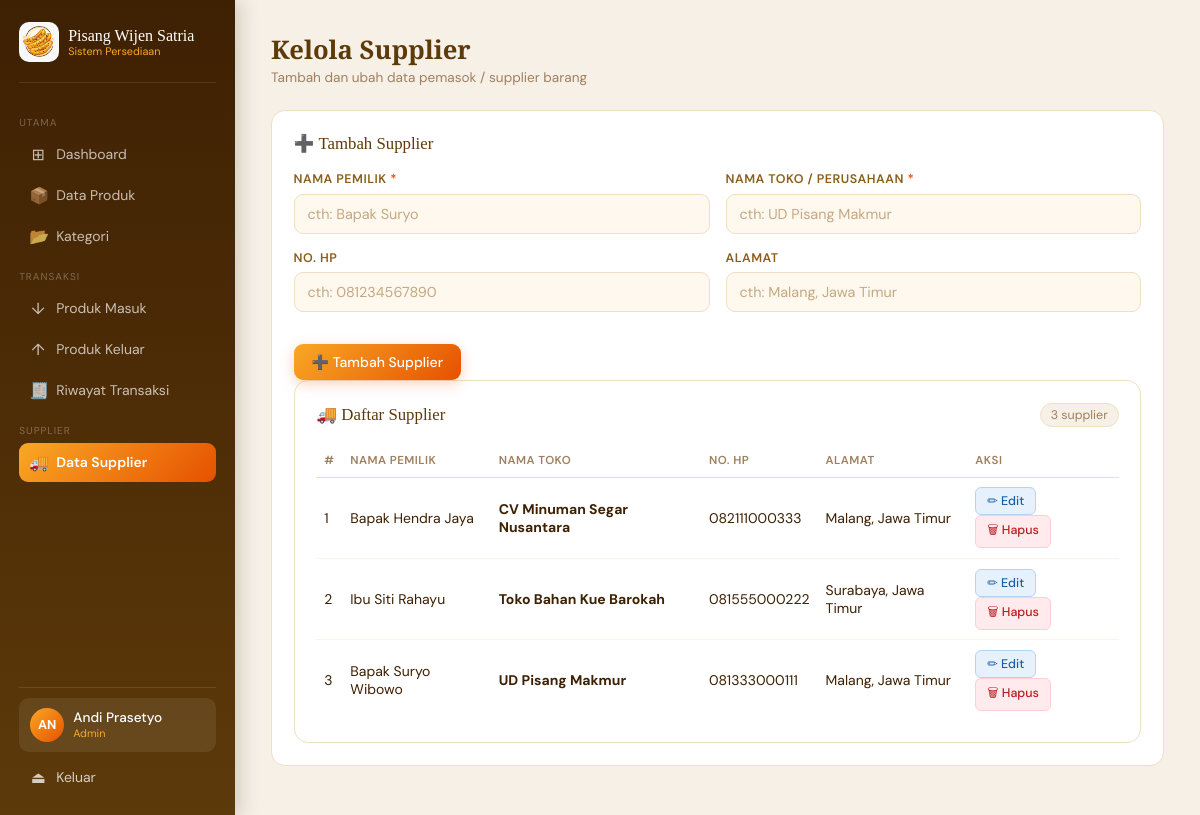
The app's page /kelola_supplier.php (signed in) with its own data.
### tables this page shows
CREATE TABLE `supplier` (
  `id_supplier` int(11) NOT NULL,
  `nama_supplier` varchar(50) NOT NULL,
  `nama_toko` varchar(50) NOT NULL,
  `alamat` varchar(125) NOT NULL,
  `no_hp` varchar(15) NOT NULL,
  `username_supp` varchar(50) NOT NULL,
  `pass_supp` varchar(50) NOT NULL
);

### kelola_supplier.php (the view, shortened to what this page needs)
<?php
require_once 'koneksi.php';
$edit_data = null;
$supp_list = mysqli_query($koneksi, "SELECT * FROM supplier ORDER BY nama_toko ASC");
include 'header_nav.php';
?>
<div class="page-head">
  <div>
    <h1 class="page-title">Kelola Supplier</h1>
    <p class="page-sub">Tambah dan ubah data pemasok / supplier barang</p>
  </div>
</div>
<div class="card mb">
  <div class="card-head">
    <span class="card-title"><?= $edit_data ? '✏️ Edit Supplier' : '➕ Tambah Supplier' ?></span>
  </div>
  <form method="POST" action="kelola_supplier.php">
    <div class="form-grid">
      <div class="form-group">
        <label class="form-label">Nama Pemilik <span class="req">*</span></label>
        <input class="form-input" type="text" name="nama_supplier" required
               placeholder="cth: Bapak Suryo"
               value="<?= htmlspecialchars($edit_data['nama_supplier'] ?? '') ?>">
      </div>
      <div class="form-group">
        <label class="form-label">Nama Toko / Perusahaan <span class="req">*</span></label>
        <input class="form-input" type="text" name="nama_toko" required
               placeholder="cth: UD Pisang Makmur"
               value="<?= htmlspecialchars($edit_data['nama_toko'] ?? '') ?>">
      </div>
      <div class="form-group">
        <label class="form-label">No. HP</label>
        <input class="form-input" type="text" name="no_hp"
               placeholder="cth: 081234567890"
               value="<?= htmlspecialchars($edit_data['no_hp'] ?? '') ?>">
      </div>
      <div class="form-group">
        <label class="form-label">Alamat</label>
        <input class="form-input" type="text" name="alamat"
               placeholder="cth: Malang, Jawa Timur"
               value="<?= htmlspecialchars($edit_data['alamat'] ?? '') ?>">
    </div>
    <div style="margin-top:1rem">
      <button type="submit" class="btn btn-utama">
        <?= $edit_data ? '💾 Simpan Perubahan' : '➕ Tambah Supplier' ?>
      </button>
    </div>
  </form>
</div>
<div class="card">
  <div class="card-head">
    <span class="card-title">🚚 Daftar Supplier</span>
    <span class="badge-count"><?= mysqli_num_rows($supp_list) ?> supplier</span>
  </div>
  <div class="table-wrap">
  <table>
    <thead>
      <tr><th>#</th><th>Nama Pemilik</th><th>Nama Toko</th><th>No. HP</th><th>Alamat</th><th>Aksi</th></tr>
    </thead>
    <tbody>
      <?php $no=1; while ($s = mysqli_fetch_assoc($supp_list)): ?>
      <tr>
        <td><?= $no++ ?></td>
        <td><?= htmlspecialchars($s['nama_supplier']) ?></td>
        <td><strong><?= htmlspecialchars($s['nama_toko']) ?></strong></td>
        <td><?= htmlspecialchars($s['no_hp']) ?></td>
        <td><?= htmlspecialchars($s['alamat']) ?></td>
        <td>
          <a href="kelola_supplier.php?edit=<?= $s['id_supplier'] ?>" class="btn btn-kecil btn-biru">✏ Edit</a>
          <a href="kelola_supplier.php?hapus=<?= $s['id_supplier'] ?>"
             class="btn btn-kecil btn-merah"
             onclick="return confirm('Yakin hapus supplier ini?')">🗑 Hapus</a>
        </td>
      </tr>
      <?php endwhile; ?>
    </tbody>
  </table>
  </div>
</div>
<?php include 'footer_nav.php'; ?>

### header_nav.php (style rules this page uses)
*, *::before, *::after { margin:0; padding:0; box-sizing:border-box; }
:root { --kuning:#F9A825; --oranye:#E65100; --coklat:#5D3A0A; --coklat-tua:#3E2003; --muda:#9E8060; --krem:#FFF8EE; --border:#EFE0C4; }
body { font-family:'DM Sans',sans-serif; background:#F7F0E6; color:var(--coklat-tua); min-height:100vh; }
.page-head { display:flex; align-items:center; justify-content:space-between; margin-bottom:1.5rem; }
.page-title { font-family:'Playfair Display',serif; font-size:1.6rem; color:var(--coklat); }
.page-sub { font-size:.85rem; color:var(--muda); margin-top:2px; }
.card { background:#fff; border-radius:14px; padding:1.35rem; border:1px solid var(--border); }
.card.mb { margin-bottom:1.25rem; }
.card-head { display:flex; align-items:center; justify-content:space-between; margin-bottom:1.1rem; flex-wrap:wrap; gap:8px; }
.card-title { font-family:'Playfair Display',serif; font-size:1.05rem; color:var(--coklat); }
.badge-count { background:#F7F0E6; border:1px solid var(--border); padding:3px 10px; border-radius:20px; font-size:.78rem; color:var(--muda); }
.form-grid { display:grid; grid-template-columns:1fr 1fr; gap:1rem; }
.form-group { display:flex; flex-direction:column; }
.form-label { font-size:.78rem; font-weight:600; color:#8B5E1A; text-transform:uppercase; letter-spacing:.04em; margin-bottom:.4rem; }
.form-input { padding:10px 13px; border:1.5px solid var(--border); border-radius:9px; font-family:'DM Sans',sans-serif; font-size:.9rem; color:var(--coklat-tua); background:var(--krem); outline:none; transition:border-color .2s, box-shadow .2s; width:100%; }
.form-input::placeholder { color:#C4A882; }
.req { color:var(--oranye); }
.btn { display:inline-flex; align-items:center; gap:5px; padding:9px 18px; border-radius:9px; font-family:'DM Sans',sans-serif; font-size:.875rem; font-weight:500; cursor:pointer; border:none; text-decoration:none; transition:all .18s; white-space:nowrap; }
.btn-utama { background:linear-gradient(135deg,var(--kuning),var(--oranye)); color:#fff; box-shadow:0 4px 14px rgba(230,81,0,.25); }
.btn-kecil { padding:5px 11px; font-size:.78rem; border-radius:6px; }
.btn-biru { background:#E6F1FB; color:#185FA5; border:1px solid #B5D4F4; }
.btn-merah { background:#FFEBEE; color:#B71C1C; border:1px solid #FFCDD2; }
.table-wrap { overflow-x:auto; }
table { width:100%; border-collapse:collapse; min-width:500px; }
th { font-size:.72rem; text-transform:uppercase; letter-spacing:.04em; color:var(--muda); font-weight:600; padding:.55rem .5rem; text-align:left; border-bottom:1.5px solid var(--border); white-space:nowrap; }
td { padding:.6rem .5rem; font-size:.875rem; border-bottom:1px solid #FAF4E8; vertical-align:middle; }
tr:last-child td { border-bottom:none; }

### records on screen
supplier: nama_supplier "Bapak Hendra Jaya", nama_toko "CV Minuman Segar Nusantara", no_hp "082111000333", alamat "Malang, Jawa Timur"
supplier: nama_supplier "Ibu Siti Rahayu", nama_toko "Toko Bahan Kue Barokah", no_hp "081555000222", alamat "Surabaya, Jawa Timur"
supplier: nama_supplier "Bapak Suryo Wibowo", nama_toko "UD Pisang Makmur", no_hp "081333000111", alamat "Malang, Jawa Timur"

### other values on screen
$inisial "AN"
$nama "Andi Prasetyo"
$label_level "Admin"
mysqli_num_rows($supp_list) "3"
